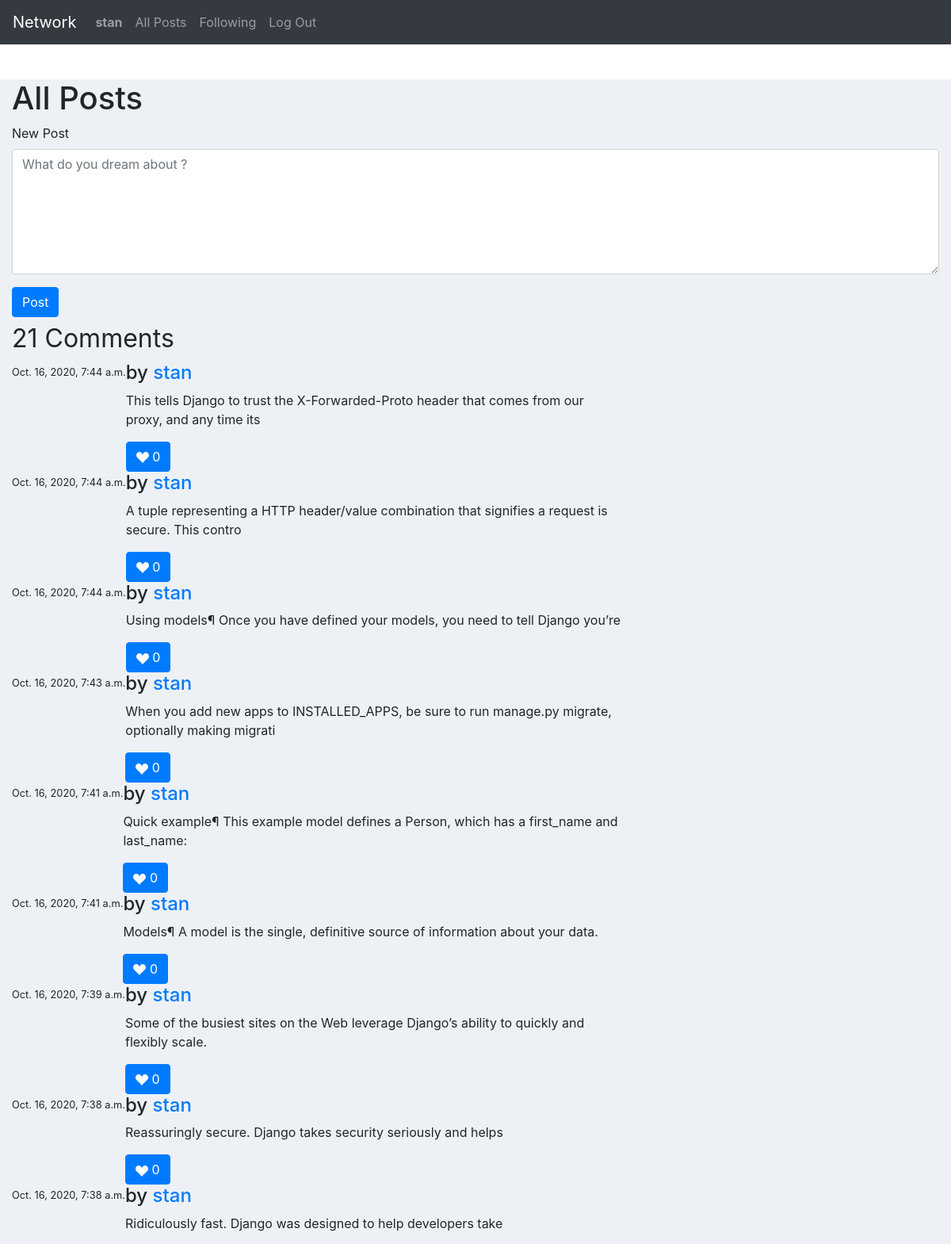
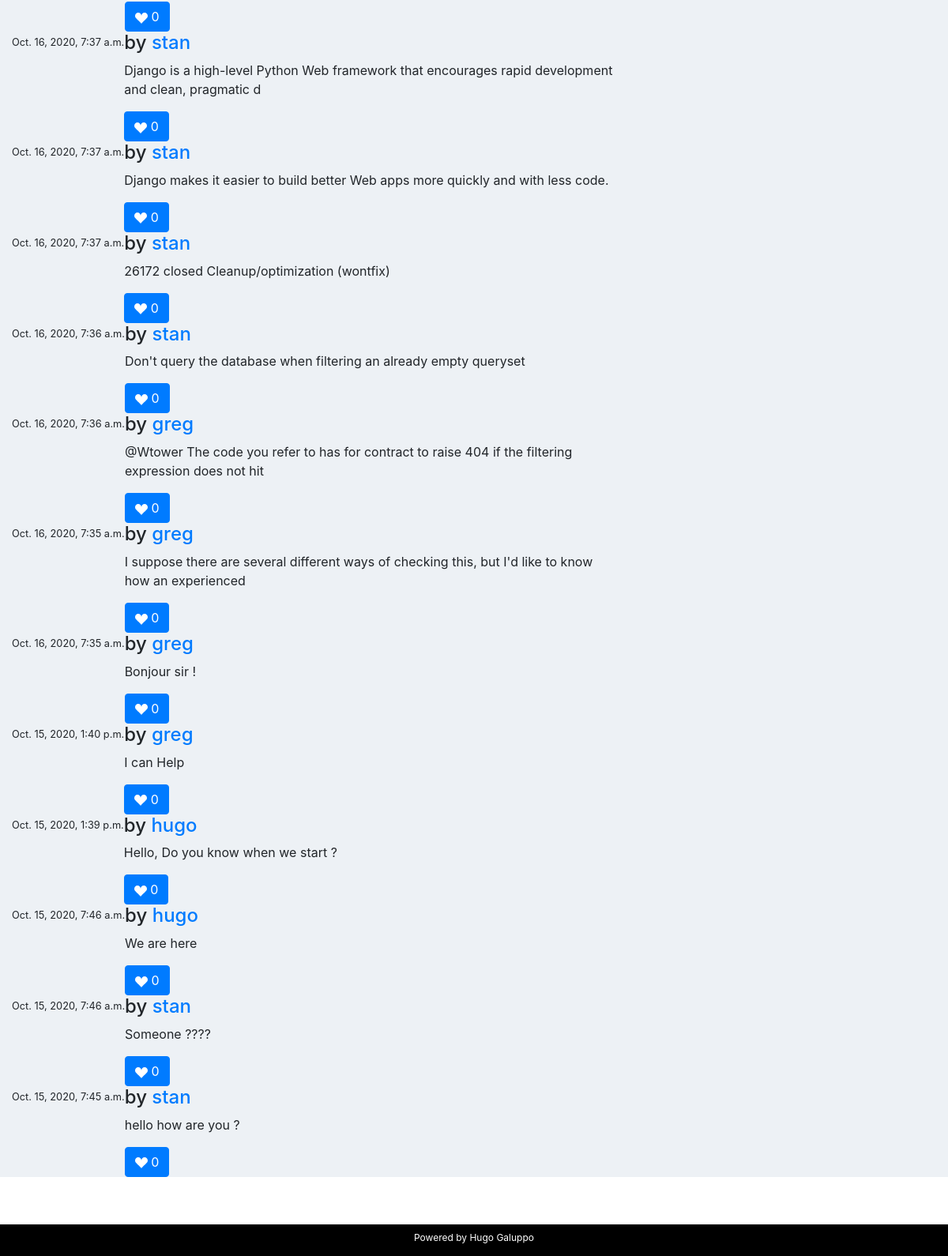
The app's page / (signed in) with its own data (2 pictures, top to bottom).
### network/models.py (models this page shows, shortened)
class User(AbstractUser):
    pass

class Post (models.Model):
    author = models.ForeignKey("Profile", on_delete=models.CASCADE, related_name="author") #profile.author
    content = models.CharField(max_length=100)
    date = models.DateTimeField(auto_now=True)
    like = models.IntegerField(blank=True)

class Profile(models.Model):
    user = models.OneToOneField("User", on_delete=models.CASCADE, related_name="user") # user.user
    title = models.CharField(max_length=100, blank=True)
    followers = models.ManyToManyField("User",related_name="is_following", blank=True)     # user.is_following.all()

### network/views.py (the view)
# urls.py: path("", views.index, name="index"),
def index(request):
    allPosts = Post.objects.all()
    paginator = Paginator(allPosts, 10) # Show 10 posts per page.
    page_number = request.GET.get('page')
    page_obj = paginator.get_page(page_number)
    allPosts = allPosts.order_by("-date").all()
    if request.method == 'POST':
        print(request.user.id)
        form = PostForm(request.POST, request.user)
        if form.is_valid():
            instance = form.save(commit=False)
            instance.user = request.user
            author = request.user
            print(author)
            if not request.user == instance.user:
                raise Http404
            content = request.POST["content"]
            new_post = Post(author = Profile.objects.get(user = author), content = content,like = 0 )
            new_post.save()
            return HttpResponseRedirect(reverse("index"))
    else:
        form = PostForm()
    return render(request, "network/index.html", {'form': form, 'allPosts': allPosts})

### network/models.py
class PostForm(ModelForm):
    class Meta:
        model = Post
        fields = ('__all__')
        exclude =('author','like')
        widgets = {
            'content': Textarea(attrs={'placeholder':'What do you dream about ?', 'class':'form-control', 'id':'inputlg', 'rows':'6'}),
            'date': SelectDateWidget()
        }

### network/templates/network/index.html (shortened to what this page needs)
{% extends "network/layout.html" %}
{% load static %}
{% block body %}
<div class="container-fluid">
<h1>All Posts</h1>
{% if user.is_authenticated %}
  <form method="post">
    <div class="form-group">
      <label for="inputlg">New Post</label>
      {{ form.content }}
    </div>
    <button type="submit" class="btn btn-primary">Post</button>
  </form>
  {% endif %}
  <div class="row">
    <div class="col-md-8">
      <div class="page-header">
        <h1><small class="pull-right">{{allPosts.count}} Comments</small> </h1>
      </div>
     {% for post in allPosts %}
       <div class="comments-list">
           <div class="media">
               <p class="pull-right"><small> {{post.date}} </small></p>
                <div class="media-body">
                  <h4 class="media-heading user_name">by <a href="{% url 'profile' username=post.author.user.pk%}">{{post.author.user}}</h4></a>
                  <p>{{post.content}}</p>
                  <button type="submit" class="btn btn-primary">
                  <svg width="1em" height="1em" viewBox="0 0 16 16" class="bi bi-suit-heart-fill" fill="currentColor" xmlns="http://www.w3.org/2000/svg">
                    <path d="M4 1c2.21 0 4 1.755 4 3.92C8 2.755 9.79 1 12 1s4 1.755 4 3.92c0 3.263-3.234 4.414-7.608 9.608a.513.513 0 0 1-.784 0C3.234 9.334 0 8.183 0 4.92 0 2.755 1.79 1 4 1z"/>
                  </svg>
                  {{post.like}}
                  </button>
                </div>
            </div>
       </div>
    {% endfor %}
    </div>
</div>
</div>
{% endblock %}

### network/templates/network/layout.html (shortened to what this page needs)
{% load static %}
<!DOCTYPE html>
<html lang="en">
    <head>
        <link href="{% static 'network/styles.css' %}" rel="stylesheet">
        <link rel="stylesheet" href="https://maxcdn.bootstrapcdn.com/bootstrap/4.5.2/css/bootstrap.min.css">
    <body>
        <div class="pos-f-t">
            <nav class="navbar navbar-expand-sm bg-dark navbar-dark fixed-top">
                <a class="navbar-brand" href="#">Network</a>
                <div class="collapse navbar-collapse" id="collapsibleNavbar">
                    <ul class="navbar-nav">
                        {% if user.is_authenticated %}
                            <li class="nav-item">
                                <a class="nav-link" href="{% url 'profile' username=user.pk%}"><strong>{{ user.username }}</strong></a>
                            </li>
                        {% endif %}
                        <li class="nav-item">
                        <a class="nav-link" href="{% url 'index' %}">All Posts</a>
                        </li>
                        {% if user.is_authenticated %}
                            <li class="nav-item">
                                <a class="nav-link" href="{% url 'following' %}">Following</a>
                            </li>
                            <li class="nav-item">
                                <a class="nav-link" href="{% url 'logout' %}">Log Out</a>
                            </li>
                        {% endif %}
                    </ul>
                    </div>
            </nav>
        <div class="body">
            {% block body %}
            {% endblock %}
        </div>
        <div class="footer">
            <p> <sub>Powered by Hugo Galuppo</sub></p>
        </div>
    </body>
</html>

### network/static/network/styles.css (style rules this page uses)
.body { position: fixed; top: 100px; bottom: 100px; left: 0; right: 0; background-color: #edf1f5; overflow: auto; }
.footer { position: fixed; left: 0; bottom: 0; width: 100%; background-color:black; color: white; text-align: center; }
body { background: #edf1f5; margin-top:20px; }

### records on screen
User: username "stan"
Post: date "Oct. 16, 2020, 7:44 a.m.", author.user "stan", content "This tells Django to trust the X-Forwarded-Proto header that comes from our proxy, and any time its", like "0"
Post: date "Oct. 16, 2020, 7:44 a.m.", author.user "stan", content "A tuple representing a HTTP header/value combination that signifies a request is secure. This contro", like "0"
Post: date "Oct. 16, 2020, 7:44 a.m.", author.user "stan", content "Using models¶ Once you have defined your models, you need to tell Django you’re", like "0"
Post: date "Oct. 16, 2020, 7:43 a.m.", author.user "stan", content "When you add new apps to INSTALLED_APPS, be sure to run manage.py migrate, optionally making migrati", like "0"
Post: date "Oct. 16, 2020, 7:41 a.m.", author.user "stan", content "Quick example¶ This example model defines a Person, which has a first_name and last_name:", like "0"
Post: date "Oct. 16, 2020, 7:41 a.m.", author.user "stan", content "Models¶ A model is the single, definitive source of information about your data.", like "0"
Post: date "Oct. 16, 2020, 7:39 a.m.", author.user "stan", content "Some of the busiest sites on the Web leverage Django’s ability to quickly and flexibly scale.", like "0"
Post: date "Oct. 16, 2020, 7:38 a.m.", author.user "stan", content "Reassuringly secure. Django takes security seriously and helps", like "0"
Post: date "Oct. 16, 2020, 7:38 a.m.", author.user "stan", content "Ridiculously fast. Django was designed to help developers take", like "0"
Post: date "Oct. 16, 2020, 7:37 a.m.", author.user "stan", content "Django is a high-level Python Web framework that encourages rapid development and clean, pragmatic d", like "0"
Post: date "Oct. 16, 2020, 7:37 a.m.", author.user "stan", content "Django makes it easier to build better Web apps more quickly and with less code.", like "0"
Post: date "Oct. 16, 2020, 7:37 a.m.", author.user "stan", content "26172 closed Cleanup/optimization (wontfix)", like "0"
Post: date "Oct. 16, 2020, 7:36 a.m.", author.user "stan", content "Don't query the database when filtering an already empty queryset", like "0"
Post: date "Oct. 16, 2020, 7:36 a.m.", author.user "greg", content "@Wtower The code you refer to has for contract to raise 404 if the filtering expression does not hit", like "0"
Post: date "Oct. 16, 2020, 7:35 a.m.", author.user "greg", content "I suppose there are several different ways of checking this, but I'd like to know how an experienced", like "0"
Post: date "Oct. 16, 2020, 7:35 a.m.", author.user "greg", content "Bonjour sir !", like "0"
Post: date "Oct. 15, 2020, 1:40 p.m.", author.user "greg", content "I can Help", like "0"
Post: date "Oct. 15, 2020, 1:39 p.m.", author.user "hugo", content "Hello, Do you know when we start ?", like "0"
Post: date "Oct. 15, 2020, 7:46 a.m.", author.user "hugo", content "We are here", like "0"
Post: date "Oct. 15, 2020, 7:46 a.m.", author.user "stan", content "Someone ????", like "0"
Post: date "Oct. 15, 2020, 7:45 a.m.", author.user "stan", content "hello how are you ?", like "0"

### other values on screen
{{ allPosts.count }} "21"
